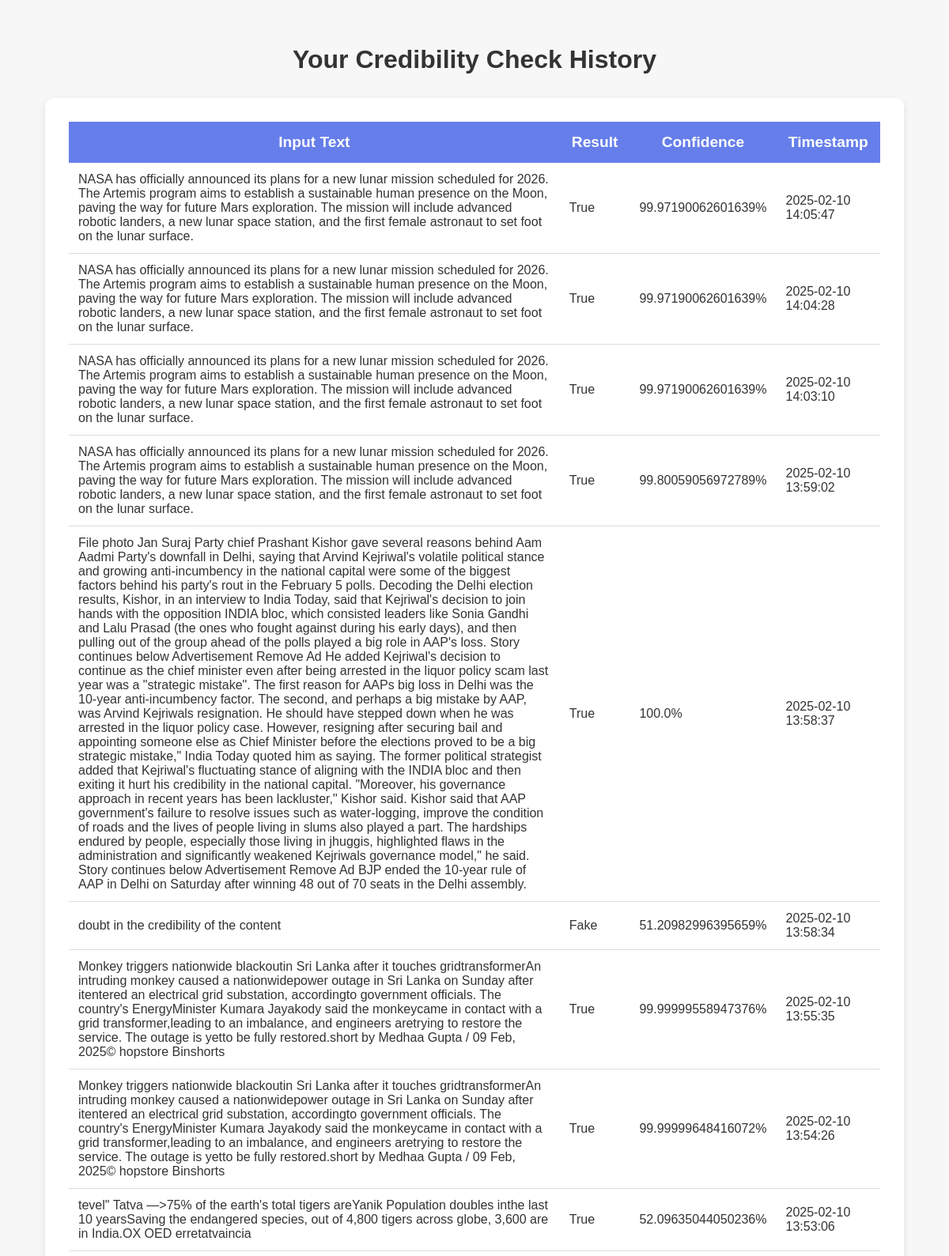
The app's page /history (signed in, upper part) with its own data.
### tables this page shows
CREATE TABLE history (
        id INTEGER PRIMARY KEY AUTOINCREMENT,
        user_id INTEGER,
        input_text TEXT,
        result TEXT,
        probability REAL,
        timestamp DATETIME DEFAULT CURRENT_TIMESTAMP,
        FOREIGN KEY(user_id) REFERENCES users(id)
    );

### app.py (the view)
@app.route('/history')
def history():
    if "user_id" not in session:
        return redirect(url_for("login"))
    conn = get_db_connection()
    history = conn.execute("SELECT * FROM history WHERE user_id = ? ORDER BY timestamp DESC",
                           (session["user_id"],)).fetchall()
    conn.close()
    return render_template("history.html", history=history)

### app.py (called while the page is built)
def get_db_connection():
    conn = sqlite3.connect("credibility_checker.db")
    conn.row_factory = sqlite3.Row
    return conn

### templates/history.html (shortened to what this page needs)
<!DOCTYPE html>
<html lang="en">
<head>
</head>
<body>
    <h2 class="heading">Your Credibility Check History</h2>
    <div class="table-container">
        <table>
            <thead>
                <tr>
                    <th>Input Text</th>
                    <th>Result</th>
                    <th>Confidence</th>
                    <th>Timestamp</th>
                </tr>
            </thead>
            <tbody>
                {% for entry in history %}
                <tr>
                    <td>{{ entry['input_text'] }}</td>
                    <td>{{ entry['result'] }}</td>
                    <td>{{ entry['probability'] }}%</td>
                    <td>{{ entry['timestamp'] }}</td>
                </tr>
                {% endfor %}
            </tbody>
        </table>
    </div>
</body>
</html>

### templates/history.html (style rules this page uses)
body { font-family: Arial, sans-serif; background-color: #f7f7f7; padding: 30px; margin: 0; }
.heading { font-size: 2rem; margin-bottom: 30px; color: #333; text-align: center; }
.table-container { width: 90%; max-width: 1200px; margin: 0 auto; background: #ffffff; padding: 30px; border-radius: 10px; box-shadow: 0 4px 10px rgba(0, 0, 0, 0.1); overflow-x: auto; }
table { width: 100%; border-collapse: collapse; background: #fff; }
thead { background: #667eea; color: white; }
thead th { padding: 15px; font-size: 1.2rem; font-weight: bold; }
tbody tr { border-bottom: 1px solid #ddd; transition: background 0.3s ease; }
tbody td { padding: 12px; font-size: 1rem; color: #333; }

### records on screen
history: input_text "NASA has officially announced its plans for a new lunar mission scheduled for 2026. The Artemis program aims to establish a sustainable human presence on the Moon, paving the way for future Mars exploration. The mission will include advanced robotic landers, a new lunar space station, and the first female astronaut to set foot on the lunar surface.", result "True", probability "99.97190062601639", timestamp "2025-02-10 14:05:47"
history: input_text "NASA has officially announced its plans for a new lunar mission scheduled for 2026. The Artemis program aims to establish a sustainable human presence on the Moon, paving the way for future Mars exploration. The mission will include advanced robotic landers, a new lunar space station, and the first female astronaut to set foot on the lunar surface.", result "True", probability "99.97190062601639", timestamp "2025-02-10 14:04:28"
history: input_text "NASA has officially announced its plans for a new lunar mission scheduled for 2026. The Artemis program aims to establish a sustainable human presence on the Moon, paving the way for future Mars exploration. The mission will include advanced robotic landers, a new lunar space station, and the first female astronaut to set foot on the lunar surface.", result "True", probability "99.97190062601639", timestamp "2025-02-10 14:03:10"
history: input_text "NASA has officially announced its plans for a new lunar mission scheduled for 2026. The Artemis program aims to establish a sustainable human presence on the Moon, paving the way for future Mars exploration. The mission will include advanced robotic landers, a new lunar space station, and the first female astronaut to set foot on the lunar surface.", result "True", probability "99.80059056972789", timestamp "2025-02-10 13:59:02"
history: input_text "File photo Jan Suraj Party chief Prashant Kishor gave several reasons behind Aam Aadmi Party's downfall in Delhi, saying that Arvind Kejriwal's volatile political stance and growing anti-incumbency in the national capital were some of the biggest factors behind his party's rout in the February 5 polls. Decoding the Delhi election results, Kishor, in an interview to India Today, said that Kejriwal's decision to join hands with the opposition INDIA bloc, which consisted leaders like Sonia Gandhi and Lalu Prasad (the ones who fought against during his early days), and then pulling out of the group ahead of the polls played a big role in AAP's loss. Story continues below Advertisement Remove Ad…", result "True", probability "100.0", timestamp "2025-02-10 13:58:37"
history: input_text "doubt in the credibility of the content", result "Fake", probability "51.20982996395659", timestamp "2025-02-10 13:58:34"
history: input_text "Monkey triggers nationwide blackoutin Sri Lanka after it touches gridtransformerAn intruding monkey caused a nationwidepower outage in Sri Lanka on Sunday after itentered an electrical grid substation, accordingto government officials. The country's EnergyMinister Kumara Jayakody said the monkeycame in contact with a grid transformer,leading to an imbalance, and engineers aretrying to restore the service. The outage is yetto be fully restored.short by Medhaa Gupta / 09 Feb, 2025© hopstore Binshorts", result "True", probability "99.99999558947376", timestamp "2025-02-10 13:55:35"
history: input_text "Monkey triggers nationwide blackoutin Sri Lanka after it touches gridtransformerAn intruding monkey caused a nationwidepower outage in Sri Lanka on Sunday after itentered an electrical grid substation, accordingto government officials. The country's EnergyMinister Kumara Jayakody said the monkeycame in contact with a grid transformer,leading to an imbalance, and engineers aretrying to restore the service. The outage is yetto be fully restored.short by Medhaa Gupta / 09 Feb, 2025© hopstore Binshorts", result "True", probability "99.99999648416072", timestamp "2025-02-10 13:54:26"
history: input_text "tevel\" Tatva —>75% of the earth's total tigers areYanik Population doubles inthe last 10 yearsSaving the endangered species, out of 4,800 tigers across globe, 3,600 are in India.OX OED erretatvaincia", result "True", probability "52.09635044050236", timestamp "2025-02-10 13:53:06"
